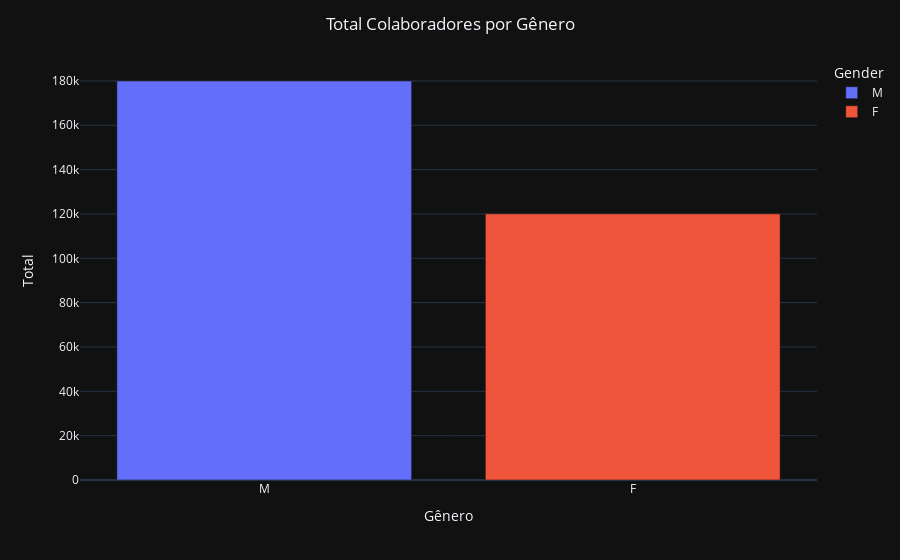

Notebook source saved alongside this figure:
### Code cell
import plotly.express as px
import pandas as pd


# Create a bar chart using Plotly
fig = px.bar(df, x='gender', y='total_per_gender', color='gender')

# Create labels and show plot
fig.update_layout(
    title="Total Colaboradores por Gênero<br><sup>",
    title_x=0.5,
    xaxis_title="Gênero",
    yaxis_title="Total",
    legend_title="Gender",
    template="plotly_dark",
)
fig.show()

### Figure 1 — Plotly figure (JSON) as saved in the notebook; plotly's stock layout.template omitted (floating-point values rounded to 4 significant figures)
{"data": [{"alignmentgroup": "True", "hovertemplate": "gender=%{x}<br>total_per_gender=%{y}<extra></extra>", "legendgroup": "M", "marker": {"color": "#636efa", "pattern": {"shape": ""}}, "name": "M", "offsetgroup": "M", "orientation": "v", "showlegend": true, "textposition": "auto", "x": ["M"], "xaxis": "x", "y": [179973], "yaxis": "y", "type": "bar"}, {"alignmentgroup": "True", "hovertemplate": "gender=%{x}<br>total_per_gender=%{y}<extra></extra>", "legendgroup": "F", "marker": {"color": "#EF553B", "pattern": {"shape": ""}}, "name": "F", "offsetgroup": "F", "orientation": "v", "showlegend": true, "textposition": "auto", "x": ["F"], "xaxis": "x", "y": [120051], "yaxis": "y", "type": "bar"}], "layout": {"xaxis": {"anchor": "y", "domain": [0, 1], "title": {"text": "Gênero"}, "categoryorder": "array", "categoryarray": ["M", "F"]}, "yaxis": {"anchor": "x", "domain": [0, 1], "title": {"text": "Total"}}, "legend": {"title": {"text": "Gender"}, "tracegroupgap": 0}, "margin": {"t": 60}, "barmode": "relative", "title": {"text": "Total Colaboradores por Gênero<br><sup>", "x": 0.5}}}
